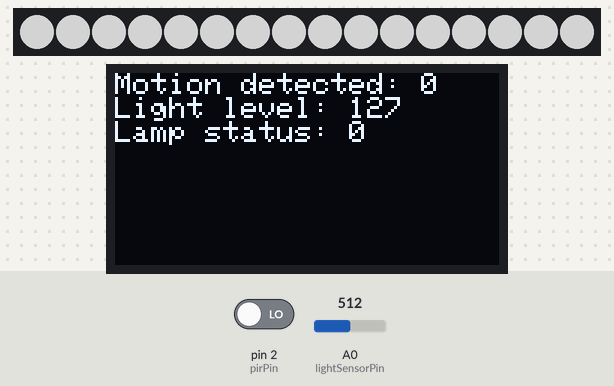
A sketch run on a simulated Arduino Uno, built with avr-gcc and run on an emulated ATmega328P. On the bench: 16 RGB LEDs in strip order, left to right, 128×64 one-colour display. Inputs (shaded band) come from the test bench; at power-on: pin 2 (pirPin) LOW, A0 (lightSensorPin) = 512. Dim RGB values are drawn brighter than linear.

Above: at 3.1 s.
3.2 s: pin 2 (pirPin) driven HIGH
At 3.67 s:
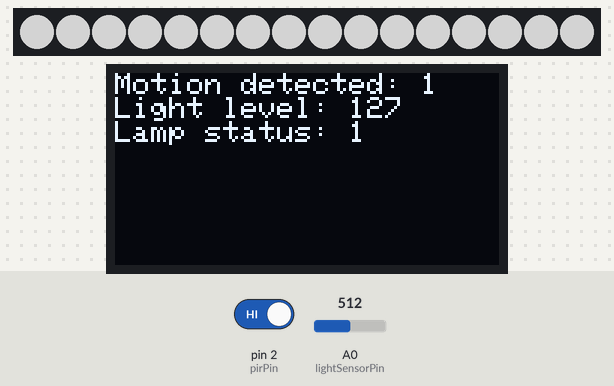
5.5 s: A0 (lightSensorPin) set to 6
At 6.11 s:
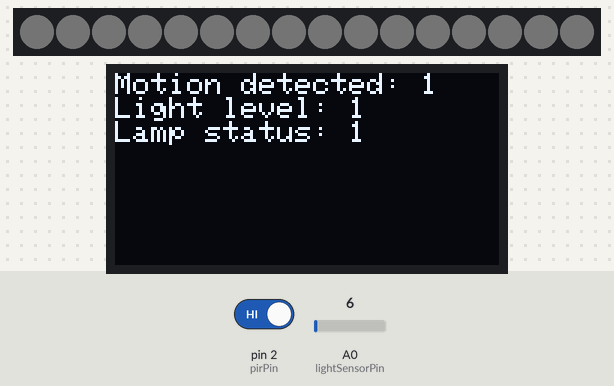
7.4 s: A0 (lightSensorPin) set to 3
At 8.0 s:
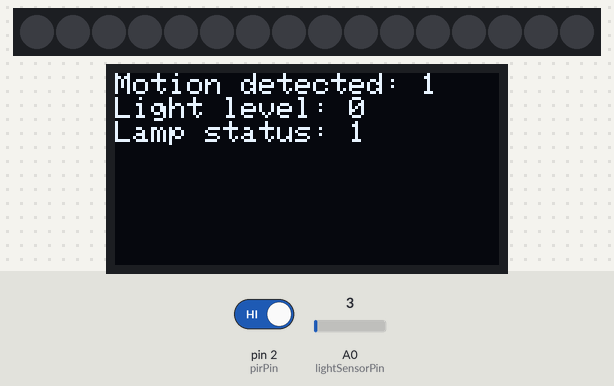
10.4 s: A0 (lightSensorPin) set to 1023
At 11.8 s:
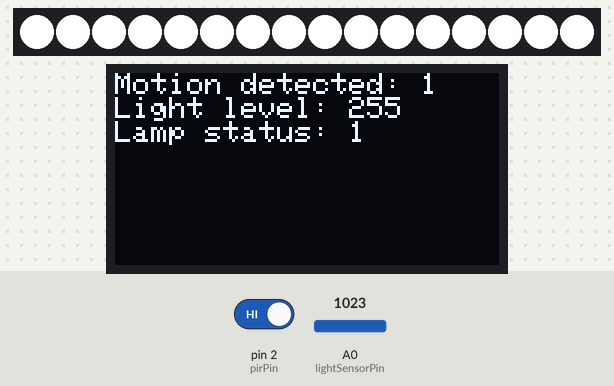
12.1 s: A0 (lightSensorPin) set to 0
At 12.33 s:
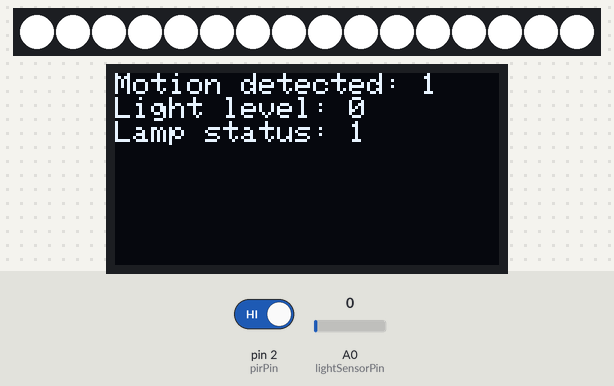
15.1 s: pin 2 (pirPin) driven LOW
At 15.5 s:
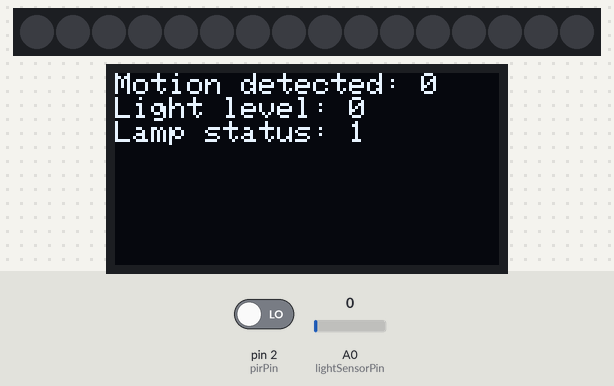
Timing chart, 0 to 17.7 s (numbered marks = the images above; inputs shaded):
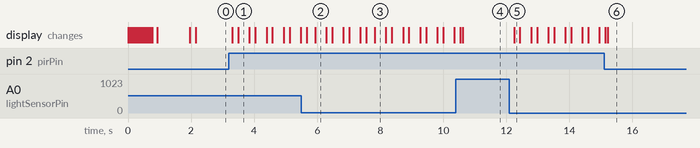

Measured:
- the behaviour switches between 5 and 4 on A0 (lightSensorPin) (found by bisection; images 2 and 3)
- after the input at 3.2 s, the display: first changes after 0.11 s (image 1 shows a later state)
- after the input at 7.4 s, the display: first differs from a run without the input after 0.43 s (image 3)
- after the input at 12.1 s, the display: changes after 0.14 s (image 5)

The sketch:

sketch.ino
```cpp
#include <Wire.h>
#include <Adafruit_GFX.h>
#include <Adafruit_SSD1306.h>
#include <microLED.h>

#define LEDS_PIN 4     // пин ленты
#define NUMLEDS 16      // кол-во светодиодов
#define SCREEN_WIDTH 128 // ширина экрана
#define SCREEN_HEIGHT 64 // высота экрана


// Пины для датчиков
const int pirPin = 2;       // Пин для датчика движения
const int lightSensorPin = A0; // Пин для фоторезистора

// Переменная для хранения значения освещенности
int lightLevel = 0;

// Время работы лампы после обнаружения движения
unsigned long motionDetectedTime = 0;
unsigned long motionTimeout = 60000; // Начальное значение таймаута - 60 секунд

// Настройки для OLED дисплея
Adafruit_SSD1306 display(SCREEN_WIDTH, SCREEN_HEIGHT, &Wire, -1);

// Инициализация светодиодов
microLED<NUMLEDS, LEDS_PIN, MLED_NO_CLOCK, LED_WS2818, ORDER_GRB, CLI_AVER> strip;

int timeoutSetting = 60;  // Время работы лампы после обнаружения движения (секунды)

int editState = 0;
int menuState = 0;

bool lampOn = false;

void turnOnLamp() {
  strip.setBrightness(255);
  for (int i = 0; i < NUMLEDS; ++i) {
    strip.set(i, mRGB(255, 255, 255)); // Устанавливаем цвет в белый
  }
  strip.show(); // Обновляем ленту
}

// Функция для выключения лампы
void turnOffLamp() {
  for (int i = 0; i < NUMLEDS; ++i) {
    strip.set(i, mRGB(0, 0, 0)); // Устанавливаем цвет в черный (выключено)
  }
  strip.show(); // Обновляем ленту
}

void setup() {

  strip.setBrightness(255);
  strip.clear();
  strip.show();
  delay(1);     // между вызовами show должна быть пауза

  for (int i = 0; i <= NUMLEDS; ++i) {
    strip.set(i, mRGB(255, 255, 255));
    strip.show(); // вывод изменений на ленту
    delay(50);
  }

  pinMode(pirPin, INPUT);      // Датчик движения как вход
  pinMode(lightSensorPin, INPUT); // Фоторезистор как вход


  Serial.begin(9600);

  if(!display.begin(SSD1306_SWITCHCAPVCC, 0x3C)) { // Адрес I2C дисплея может отличаться
    Serial.println(F("SSD1306 allocation failed"));
    for(;;); // Если экран не инициализировался, зацикливаемся
  }

  display.clearDisplay();
  display.setTextSize(1);
  display.setTextColor(WHITE);
  display.setCursor(0, 0);
  display.print("System started");
  display.display();
  delay(1000);
}


void loop() {
  checkMotion(); // Проверка наличия движения
  adjustLightLevel(); // Регулировка яркости лампы
  updateDisplay(); // Обновление информации на дисплее
  updateLeds();
  delay(50); // Небольшая задержка между итерациями
}


void checkMotion() {
  bool motionDetected = digitalRead(pirPin);

  if (motionDetected) {
    motionDetectedTime = millis(); // Запоминаем время обнаружения движения
    lampOn = true;
    turnOnLamp();
  } else {
    if ((millis() - motionDetectedTime) > (timeoutSetting * 1000UL) && lampOn) {
      lampOn = false;
    }
  }
}

void adjustLightLevel() {
  lightLevel = analogRead(lightSensorPin); // Читаем значение с фоторезистора
  lightLevel = map(lightLevel, 0, 1023, 0, 255); // Преобразуем значение в диапазон от 0 до 255
}

void updateDisplay() {
  display.clearDisplay();
  display.setCursor(0, 0);
  display.print("Motion detected: ");
  display.println(digitalRead(pirPin));
  display.print("Light level: ");
  display.println(lightLevel);
  display.print("Lamp status: ");
  display.println(lampOn);
  display.display();
}

 void updateLeds() {
  // strip.setBrightness(lightLevel);
  for (int i = 0; i <= NUMLEDS; ++i) {
    strip.set(i, mRGB(1*lightLevel, 1*lightLevel, 1*lightLevel));
    strip.show(); // вывод изменений на ленту
    delay(10);
  }
}
```
